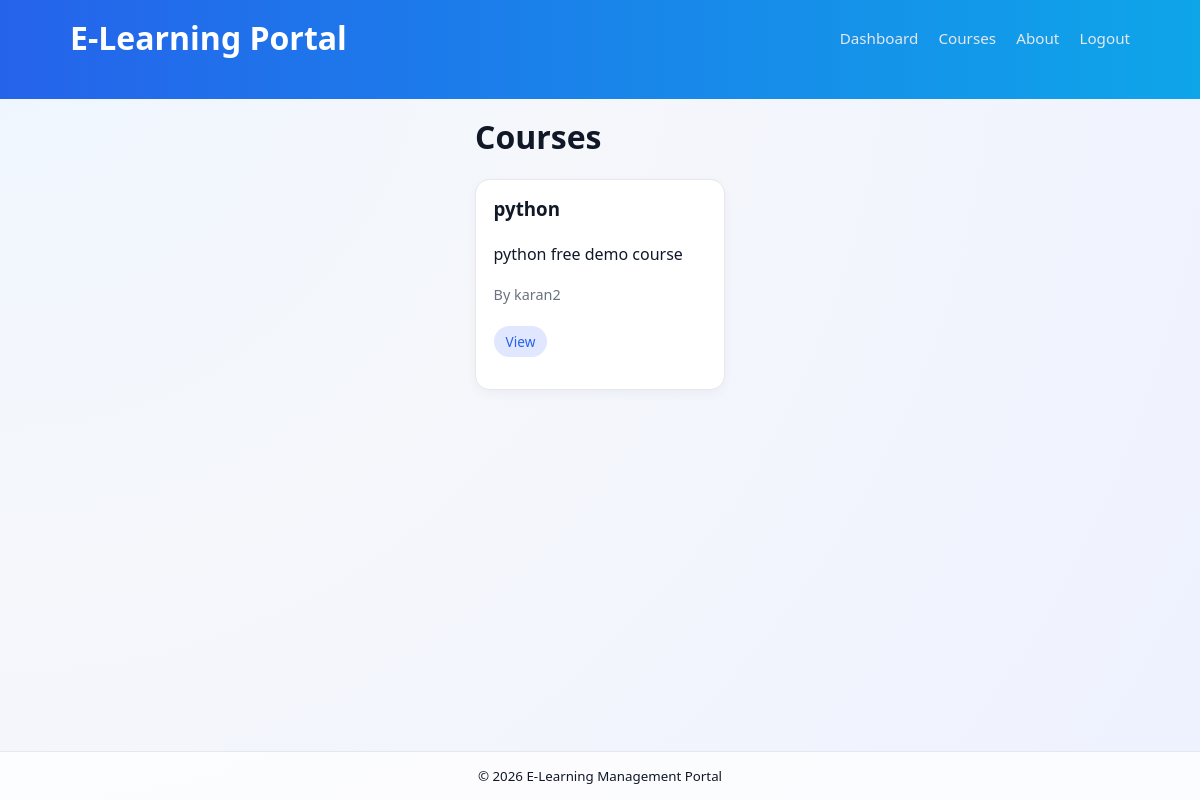
The app's page /courses (signed in), older data.
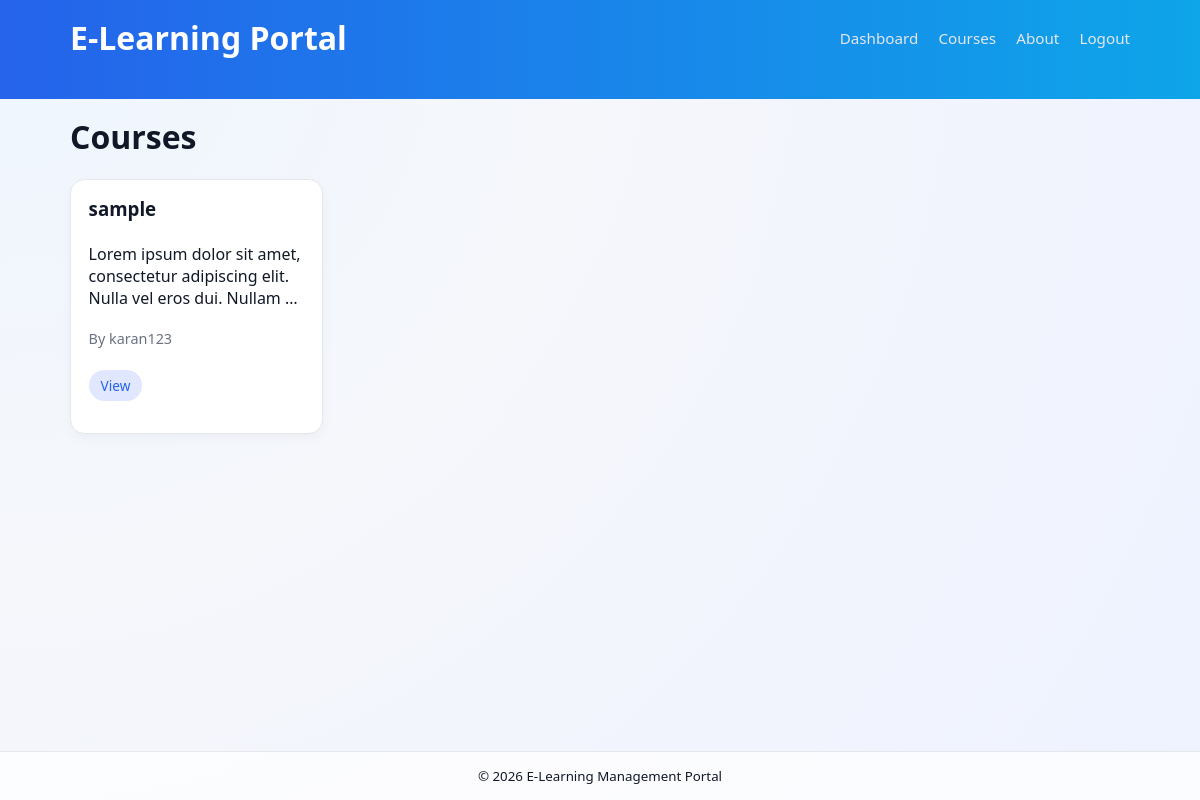
The same page, newer data.
### main.py (models this page shows, shortened)
class Course(db.Model):
    id = db.Column(db.Integer, primary_key=True)
    title = db.Column(db.String(150), nullable=False)
    description = db.Column(db.Text, nullable=True)
    created_at = db.Column(db.DateTime, default=datetime.utcnow)
    instructor_id = db.Column(db.Integer, db.ForeignKey("user.id"), nullable=False)
    contents = db.relationship("Content", backref="course", lazy=True, cascade="all, delete-orphan")
    quizzes = db.relationship("Quiz", backref="course", lazy=True, cascade="all, delete-orphan")
    enrollments = db.relationship("Enrollment", backref="course", lazy=True, cascade="all, delete-orphan")

class User(UserMixin, db.Model):
    id = db.Column(db.Integer, primary_key=True)
    username = db.Column(db.String(80), unique=True, nullable=False)
    email = db.Column(db.String(120), unique=True, nullable=False)
    password_hash = db.Column(db.String(255), nullable=False)
    role = db.Column(db.String(20), nullable=False, default="student")  # student/instructor
    courses = db.relationship("Course", backref="instructor", lazy=True)
    enrollments = db.relationship("Enrollment", backref="student", lazy=True)
    def is_instructor(self) -> bool:
        return self.role == "instructor"

### main.py (the view)
    @app.route("/courses")
    @login_required
    def courses():
        if current_user.is_instructor():
            courses = Course.query.filter_by(instructor_id=current_user.id).all()
        else:
            courses = Course.query.order_by(Course.created_at.desc()).all()
        return render_template("courses.html", courses=courses)

### main.py (called while the page is built)
@login_manager.user_loader
def load_user(user_id: str) -> User | None:
    return db.session.get(User, int(user_id))

### templates/courses.html (shortened to what this page needs)
{% extends "base.html" %}
{% block content %}
<h1>Courses</h1>
<div class="cards">
    {% for course in courses %}
        <article class="card">
            <h3>{{ course.title }}</h3>
            <p class="card-desc">{{ course.description or "No description." }}</p>
            <p class="muted">By {{ course.instructor.username }}</p>
            <div class="toolbar">
                <a class="btn small secondary" href="{{ url_for('course_detail', course_id=course.id) }}">View</a>
            </div>
        </article>
    {% else %}
        <p>No courses available.</p>
    {% endfor %}
</div>
{% endblock %}

Row changes from the older to the newer data that the page shows:
removed Course: title "python", description "python free demo course", instructor.username "karan2"
added Course: title "sample", description "Lorem ipsum dolor sit amet, consectetur adipiscing elit. Nulla vel eros dui. Nullam…", instructor.username "karan123"
